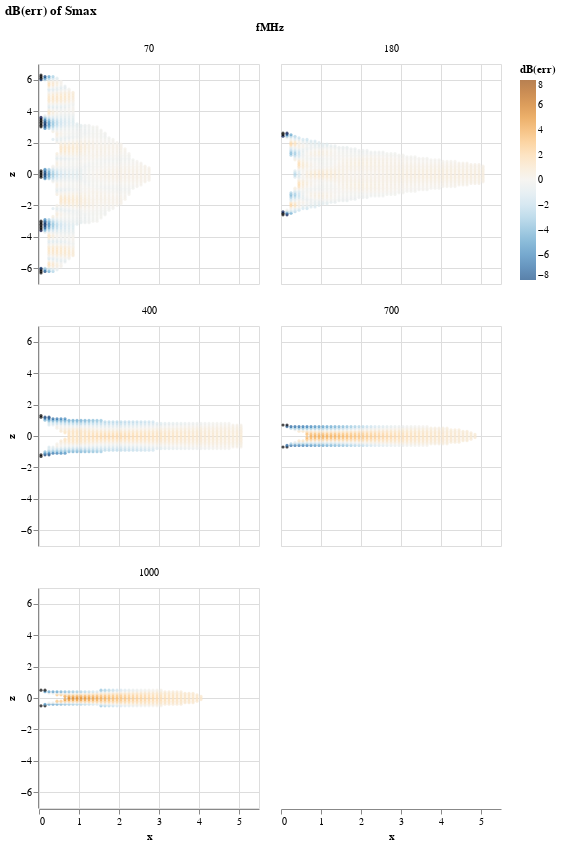

The notebook cell saved with this chart:
### Markdown cell above
##### Scatter plots by fMHz

### Code cell
mask = (SallR.metric=='dBerr_Smax') # & (SallR.fMHz==70)

chart = alt.Chart(SallR[mask]).mark_circle(size=10).encode(
    x='x',
    y='z',
    color=alt.Color("value:Q", title='dB(err)')\
             .scale(scheme='blueorange',domain=[-8,8],bins=np.arange(-8,12,2)),
    tooltip=['x', 'z', 'value'],
    facet=alt.Facet('fMHz:O', columns=2),
).properties(
    width=220,
    height=220,
    title='dB(err) of Smax'
).interactive()
chart

### Figure 1 — Vega-Lite specification as saved in the notebook (floating-point values rounded to 4 significant figures; data arrays with more than 128 entries replaced by an {"elided": "..."} marker saying what was removed)
{"config": {"view": {"continuousWidth": 300, "continuousHeight": 300}}, "data": {"name": "data-e058f3570691de5f81845f502ee569ba"}, "mark": {"type": "circle", "size": 10}, "encoding": {"color": {"field": "value", "scale": {"scheme": "blueorange", "domain": [-8, 8], "bins": [-8.0, -6.0, -4.0, -2.0, 0.0, 2.0, 4.0, 6.0, 8.0, 10.0]}, "title": "dB(err)", "type": "quantitative"}, "facet": {"columns": 2, "field": "fMHz", "type": "ordinal"}, "tooltip": [{"field": "x", "type": "quantitative"}, {"field": "z", "type": "quantitative"}, {"field": "value", "type": "quantitative"}], "x": {"field": "x", "type": "quantitative"}, "y": {"field": "z", "type": "quantitative"}}, "height": 220, "params": [{"name": "param_50", "select": {"type": "interval", "encodings": ["x", "y"]}, "bind": "scales"}], "title": "dB(err) of Smax", "width": 220, "$schema": "https://vega.github.io/schema/vega-lite/v5.14.1.json", "datasets": {"data-e058f3570691de5f81845f502ee569ba": {"elided": "4704 records"}}}
